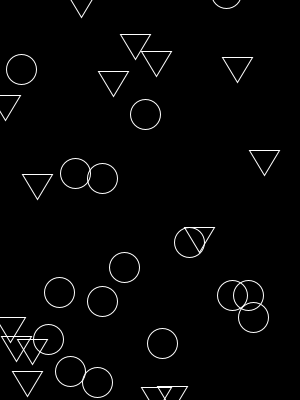
Frame 1 (no input)
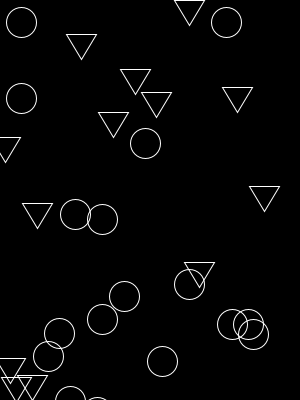
Frame 60 (the mouse pressed at the canvas centre just before this capture)
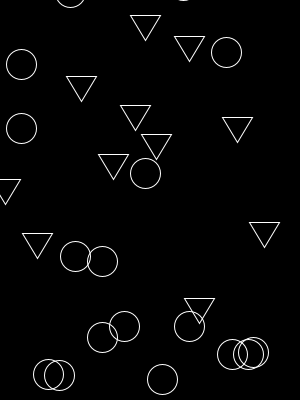
Frame 120 (the mouse held since frame 60 and released just before this capture)

The Processing sketch that drew these frames (run headless with seeded random() and noise(); from frame 60 on, the mouse is pressed at the canvas centre):

// Processing sketch: display_170305a
// ── display_170305a.pde
float[] y1=new float [50];
float[] y2=new float [50];
float[] y11=new float [50];
float[] y22=new float [50];
float[] y111=new float [50];
float[] y222=new float [50];

float tx=0.0,tx1=300;
float ty=400,ty1=0;
float speed=10.0;
float q=0.0;

int f;

void setup(){
  size(300,400);
  
  
  for(int i=0;i<y1.length;i++){
    y1[i]=random(-2000,2000);
  }
  for(int i=0;i<y11.length;i++){
    y11[i]=random(-2000,2000);
  }
  for(int i=0;i<y111.length;i++){
    y111[i]=random(-2000,2000);
  }
  for(int j=0;j<y2.length;j++){
    y2[j]=random(-2000,2000);
  }
  
  for(int j=0;j<y22.length;j++){
    y22[j]=random(-2000,2000);
  }
  for(int j=0;j<y222.length;j++){
    y222[j]=random(-2000,2000);
  }
}

void draw(){
  background(0);
  noFill();
  stroke(255);
  for(int i=0;i<y1.length;i++){
    y1[i]+=0.5;
    float x1=i*5.4;
    triangle(x1,y1[i],x1-15,y1[i]-25,x1+15,y1[i]-25);
  }
  
  for(int i=0;i<y11.length;i++){
    y11[i]+=0.6;
    float x11=i*5.4;
    triangle(x11,y11[i],x11-15,y11[i]-25,x11+15,y11[i]-25);
  }
  for(int i=0;i<y111.length;i++){
    y111[i]+=0.7;
    float x111=i*5.4;
    triangle(x111,y111[i],x111-15,y111[i]-25,x111+15,y111[i]-25);
  }
  
  
  for(int j=0;j<y2.length;j++){
    y2[j]+=0.3;
    float x2=j*5.4;
    ellipse(x2,y2[j],30,30);
  }
  for(int j=0;j<y22.length;j++){
    y22[j]+=0.5;
    float x22=j*5.4;
    ellipse(x22,y22[j],30,30);
  }
  for(int j=0;j<y222.length;j++){
    y222[j]+=0.7;
    float x222=j*5.4;
    ellipse(x222,y222[j],30,30);
  }
  
  if(f==1){
    fill(255);
    triangle(tx,ty,tx-20,ty+30,tx+20,ty+30);
    tx+=speed+q-0.1;
    ty-=speed+q+0.7;
    q-=0.3;
    
    if(tx>160){
       f=2;
       //delay(100);
    }
    
    
  }
  
  if(f==2){
    fill(255);
    triangle(tx,ty,tx-20,ty+30,tx+20,ty+30);
    tx-=speed+q;
    ty-=speed+q;
    q+=0.3;
  }
  
  
  println(tx);
  
}
  
void mousePressed(){
  f=1;
}
